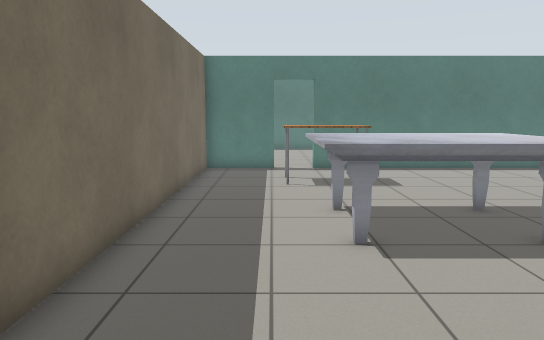
view 1 (above)

21 first-person views from a walk through a world built for the Gazebo simulator. The camera is 1.2 m above the floor, tilts 8° down and sees 70° across. The lines on the ground mark 1 m squares. The floor is counted in squares, 0.5 m on a side. Each view is taken from the middle of a square. On the plan, view 1 faces up. The plan holds only what a view shows up to about 20 squares ahead; the rest is blank. The place goes on beyond the plan. The robots in the file are not drawn. Gazebo's built-in surfaces are drawn with simple patterns. Some stock models are drawn as simple stand-ins. Some surface patterns are stand-ins.

view 2
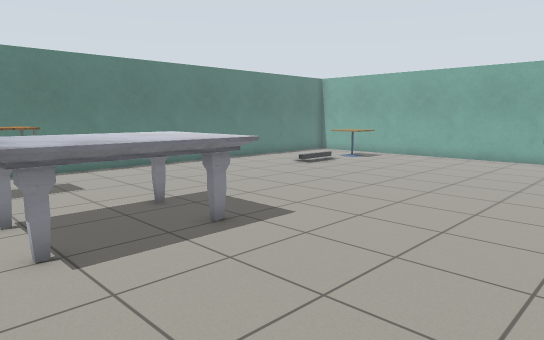

view 3
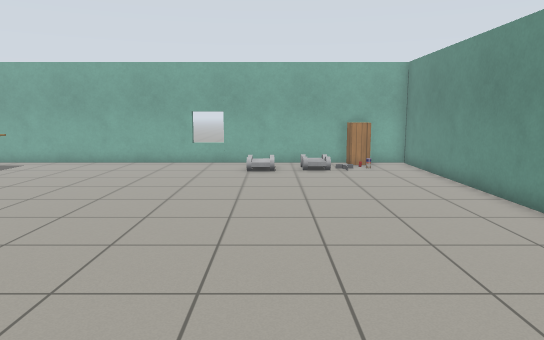

view 4
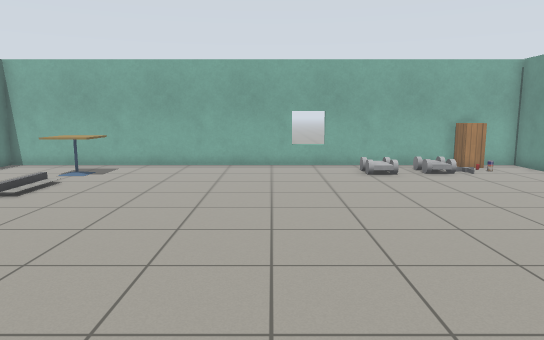

view 5
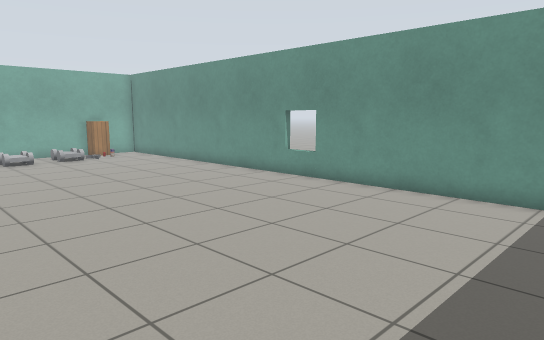

view 6
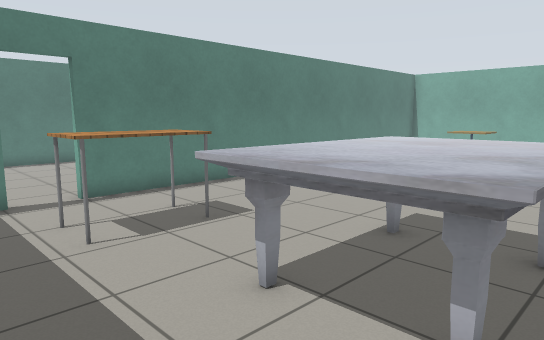

view 7
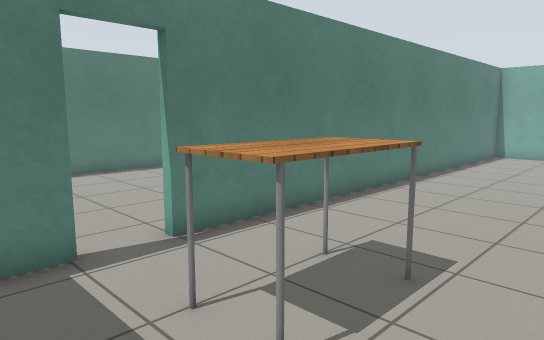

view 8
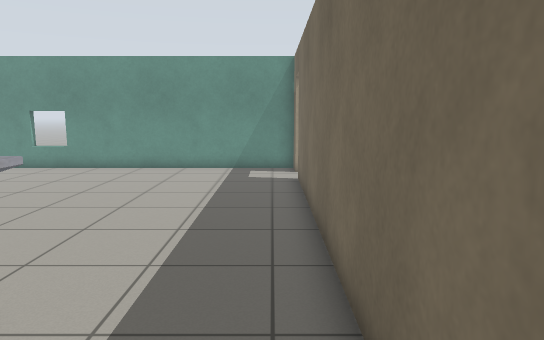

view 9
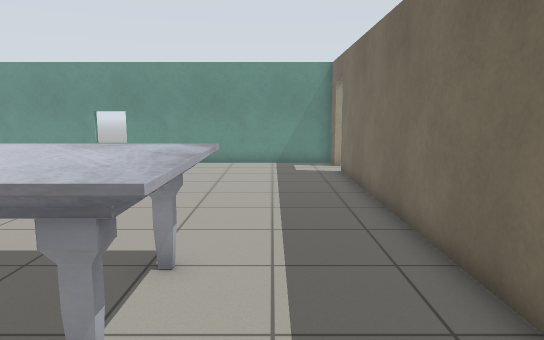

view 10
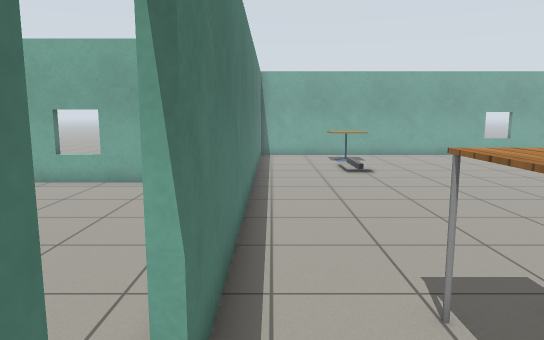

view 11
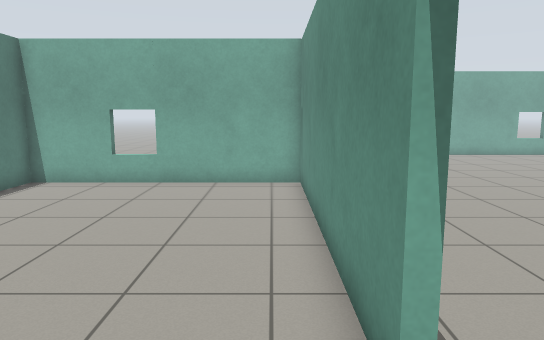

view 12
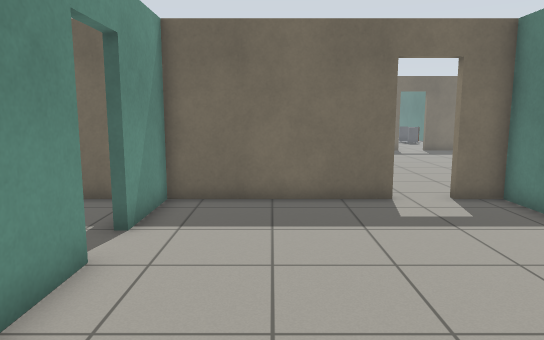

view 13
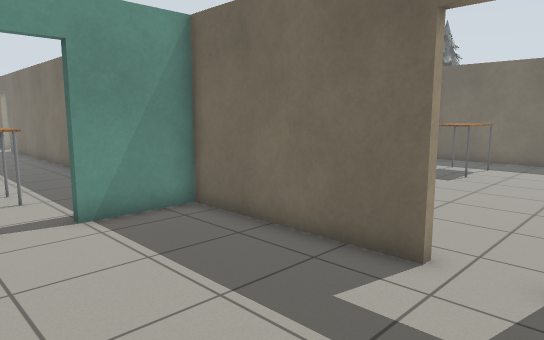

view 14
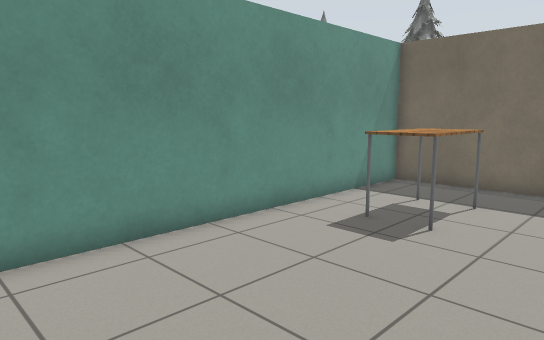

view 15
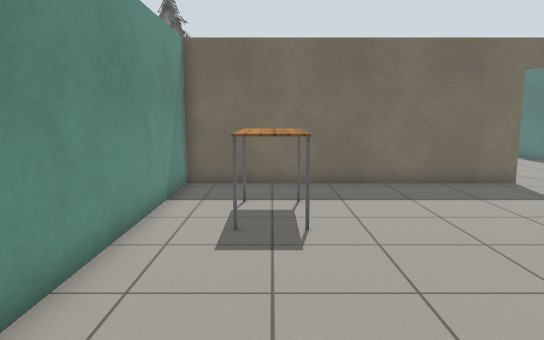

view 16
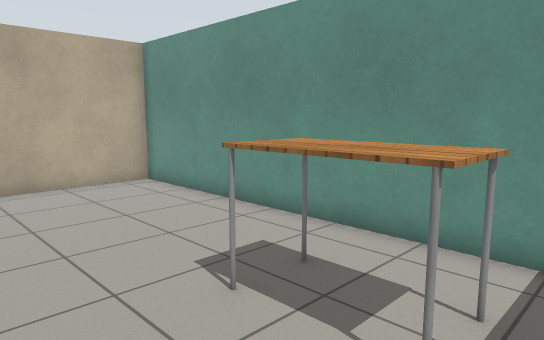

view 17
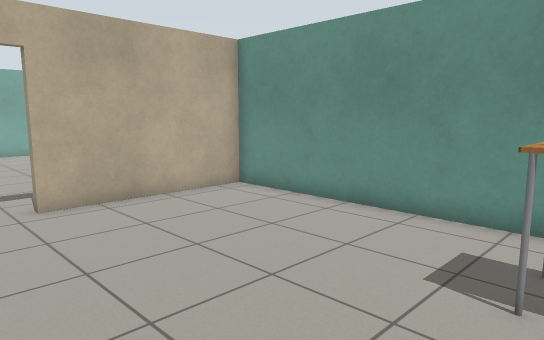

view 18
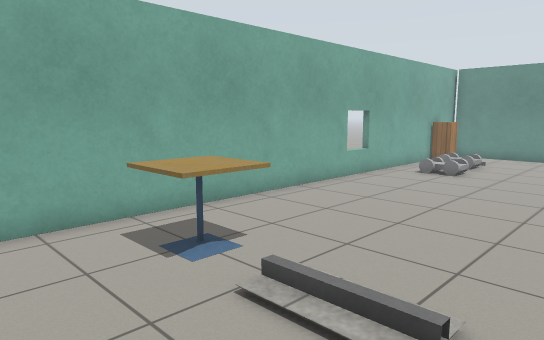

view 19
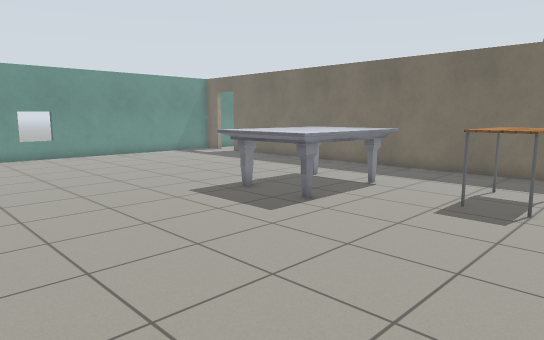

view 20
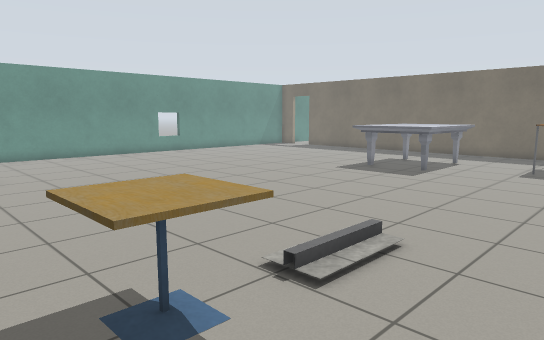

view 21
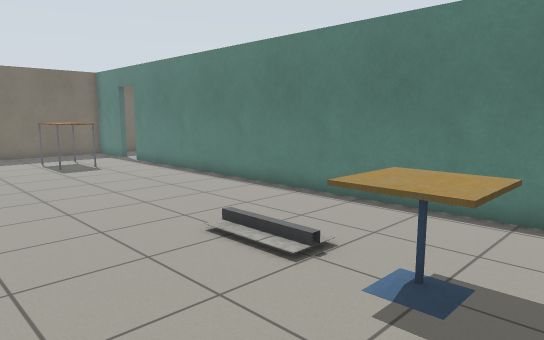

### Floor plan
Points are (right, up) in squares from view 1. A wall is a line through its corners. A room is listed if a view was taken in it or the views show most of it. See-through windows are left out.
Room 1 (views 1, 2, 3, 4, 5, 6, 7, 8, 9, 10, 18, 19, 20, 21)
walls: (0.1, 17.7) (-3, 17.7) (-3, -3.7); (-3, -5.4) (-3, -6.7) (22.8, -6.7) (22.8, 17.7) (1.9, 17.7)
ways out: open door at (1, 18) to room 2; open door at (-3, -4.5)
objects: table (0, 13) to (3, 15); marble table (1, 7) to (6, 10); cafe table (19, 12) to (21, 14); car (20, -3) to (21, -1); car (20, 0) to (21, 1); other object (21, -4); cabinet (22, -5) to (22, -4)
Room 2 (views 11, 12, 13)
walls: (1.9, 18) (12.8, 18) (12.8, 27.5); (-3, 24.5) (-3, 18) (0.1, 18); (-3, 27.5) (-3, 26.3)
ways out: open door at (1, 18) to room 1; open door at (-3, 25.5) to room 3
Room 3 (views 14, 15, 16, 17)
walls: (-18.6, 27.5) (-18.6, 18) (-3.3, 18) (-3.3, 24.5)
ways out: open door at (-3, 25.5) to room 2
objects: table (-16, 20) to (-13, 22)

Where each view was taken, in squares from view 1:
view 1: 0 up, 0 right, facing up
view 2: 0 up, 0 right, facing up-right
view 3: 0 up, 3 right, facing right
view 4: 5 up, 4 right, facing right
view 5: 5 up, 2 left, facing down-right
view 6: 6 up, 2 left, facing up-right
view 7: 11 up, 2 left, facing up-right
view 8: 11 up, 2 left, facing down
view 9: 13 up, 0 right, facing down
view 10: 17 up, 1 left, facing right
view 11: 19 up, 1 left, facing right
view 12: 21 up, 8 right, facing left
view 13: 27 up, 3 right, facing down-left
view 14: 25 up, 5 left, facing down-left
view 15: 21 up, 5 left, facing left
view 16: 25 up, 17 left, facing down-right
view 17: 27 up, 14 left, facing down-right
view 18: 17 up, 14 right, facing down-right
view 19: 17 up, 14 right, facing down-left
view 20: 17 up, 22 right, facing down-left
view 21: 8 up, 22 right, facing up-left
